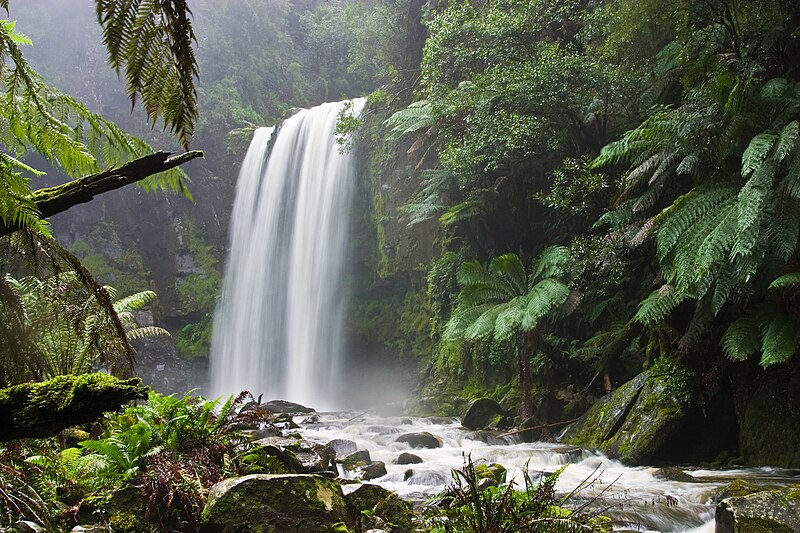
#> input picture spatial-filters/images/water-fall.jpg, 800 x 533 px
$ python -i main.py   (imports and definitions only)
#> lines starting #> are read from the running program, lines starting #| are printed output that depends on the picture; after the words box and inside, x2 and y2 are one past the last pixel; in counts of white or black regions, pixels touching at a corner belong together
#> further down, picture is the input picture: shape (533, 800, 3); mean B, G, R 80.1, 96.2, 90.9
# === Fitur Ekstraksi Warna ===
import cv2
import numpy as np
import matplotlib.pyplot as plt
from scipy.stats import kurtosis, skew
from skimage.measure import label
from tkinter import Tk
from tkinter.filedialog import askopenfilename
from datetime import datetime

# ----------------- PILIH GAMBAR DARI FILE EXPLORER -----------------
# [110 lines left out: functions pilih_gambar, histogram_warna, momen_warna, not called in this run]

# ----------------- CCV -----------------
def hitung_ccv(img, tau=100):
    """
    Menghitung dan menampilkan Color Coherence Vector (CCV) dari gambar.

    Parameter:
    - img: Gambar input
    - tau: Threshold untuk menentukan koherensi (default: 100)

    Output:
    - Menampilkan gambar asli dan hasil CCV
    - Menampilkan tabel nilai CCV untuk setiap bin
    - CCV membantu menganalisis distribusi warna dan tekstur dalam gambar
    """
#> called with tau = 100
    # Resize gambar jika terlalu besar
    max_dimension = 400  # Dimensi maksimum untuk pemrosesan
    h, w = img.shape[:2]
#> h = 533; w = 800
    if max(h, w) > max_dimension:
        scale = max_dimension / max(h, w)
#> scale = 0.5
        new_h, new_w = int(h * scale), int(w * scale)
#> new_h = 266; new_w = 400
        img = cv2.resize(img, (new_w, new_h))
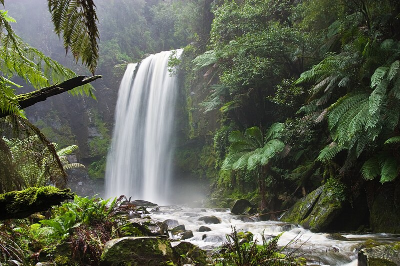
#> img: shape (266, 400, 3); mean of channels 0, 1, 2 80, 96.1, 90.8; drawn as B, G, R
        print(f"Gambar di-resize ke {new_w}x{new_h} untuk komputasi lebih cepat")
#| Gambar di-resize ke 400x266 untuk komputasi lebih cepat

    hsv = cv2.cvtColor(img, cv2.COLOR_BGR2HSV)
#> hsv: shape (266, 400, 3); mean H, S, V 54.4, 68.5, 98.6
    h, w = hsv.shape[:2]
#> h = 266; w = 400
    # Kurangi jumlah bin untuk komputasi lebih cepat
    bins = [4, 2, 2]  # Dikurangi dari [8, 3, 3]
    bin_total = np.prod(bins)

    # Kuantisasi vektor
    h_quantized = np.floor(hsv[:,:,0] * bins[0] / 180.0).astype(int)
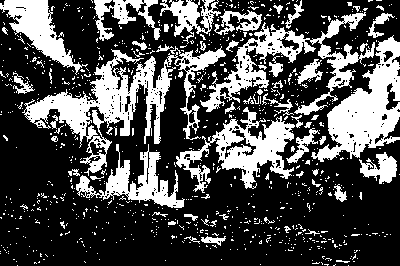
#> h_quantized: shape (266, 400) int64; values 0 (black) and 1 (white), 30.4% white; 855 white regions (794 under 20 px), largest, box (x1, y1, x2, y2) and area: (22, 46, 226, 176) 6716, (311, 35, 400, 162) 4730, (200, 12, 375, 115) 4058
    s_quantized = np.floor(hsv[:,:,1] * bins[1] / 256.0).astype(int)
#> s_quantized: shape (266, 400) int64; every value is 0
    v_quantized = np.floor(hsv[:,:,2] * bins[2] / 256.0).astype(int)

    # Hitung indeks bin untuk setiap pixel
    quantized = h_quantized * bins[1] * bins[2] + s_quantized * bins[2] + v_quantized

    alpha = np.zeros(bin_total)
    beta = np.zeros(bin_total)
    output = np.zeros_like(img)

    # Proses setiap bin
    for bin_idx in range(bin_total):
        # Dapatkan mask untuk bin saat ini
        mask = (quantized == bin_idx)
        if not np.any(mask):  # Lewati jika tidak ada pixel dalam bin ini
            continue

        # Label komponen terhubung
        labeled = label(mask.astype(np.uint8), connectivity=1)

        # Dapatkan label unik (kecuali background 0)
        unique_labels = np.unique(labeled)[1:]

        # Proses setiap region
        for region_id in unique_labels:
            region_mask = (labeled == region_id)
            size = np.sum(region_mask)

            if size >= tau:
                alpha[bin_idx] += size
                output[region_mask] = (0, 255, 0)  # Koheren - Hijau
            else:
                beta[bin_idx] += size
                output[region_mask] = (0, 0, 255)  # Tidak Koheren - Merah
#> this loop made 16 passes
#> pass 1, in hitung_ccv, `labeled = label(mask.astype(np.uint8), connectivity=1)`:
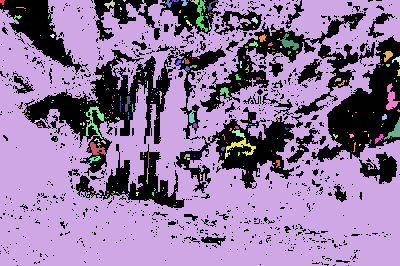
#> labeled: shape (266, 400) int64; 471 distinct labels, from 0 to 470; one colour per label, 0 black
#> after the loop:
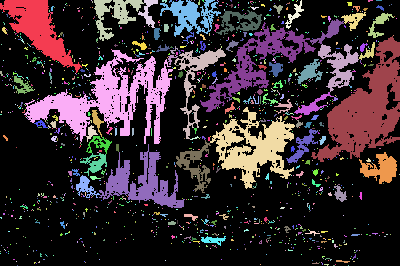
#> labeled: shape (266, 400) int64; 1357 distinct labels, from 0 to 1356; one colour per label, 0 black
#> after the loop: output: shape (266, 400, 3); mean H, S, V 0, 238.6, 16.4
#> after the loop, alpha = [72038, 0, 0, 0, 27518, 0, 0, 0, 0, 0, 0, 0, 0, 0, 0, 0]; beta = [1973, 0, 0, 0, 4871, 0, 0, 0, 0, 0, 0, 0, 0, 0, 0, 0]

    # Buat figure dengan 2 subplot
    plt.figure(figsize=(15, 6))

    # Gambar asli
    plt.subplot(1, 2, 1)
    plt.imshow(cv2.cvtColor(img, cv2.COLOR_BGR2RGB))
    plt.title("Gambar Asli")
    plt.axis('off')

    # Hasil CCV
    plt.subplot(1, 2, 2)
    plt.imshow(cv2.cvtColor(output, cv2.COLOR_BGR2RGB))
    plt.title("Hasil CCV (Hijau=Koheren, Merah=Tidak)")
    plt.axis('off')

    plt.tight_layout()
    plt.show()
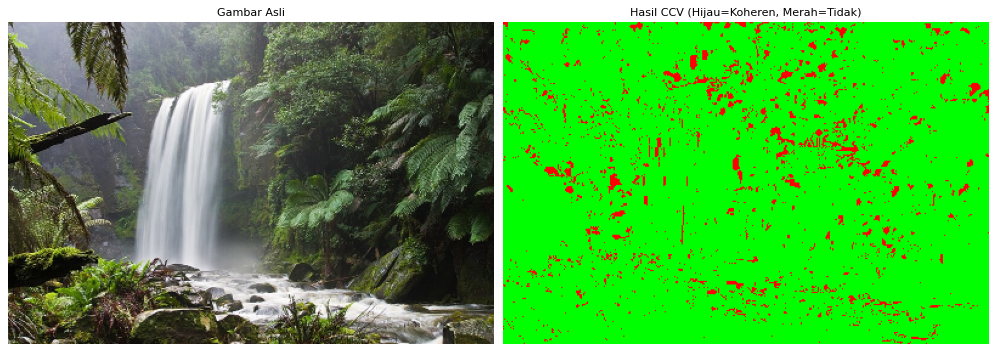
#> figure drawn by matplotlib, 2 panels

    # Buat figure untuk tampilan numerik
    plt.figure(figsize=(15, 8))
    plt.axis('off')

    # Buat data tabel
    table_data = [['Bin', 'Koheren', 'Tidak Koheren']]
    for i in range(bin_total):
        if alpha[i] > 0 or beta[i] > 0:  # Hanya tampilkan nilai non-zero
            table_data.append([str(i), str(int(alpha[i])), str(int(beta[i]))])
#> after the loop, table_data = [['Bin', 'Koheren', 'Tidak Koheren'], ['0', '72038', '1973'], ['4', '27518', '4871']]

    # Buat tabel
    table = plt.table(cellText=table_data,
                     loc='center',
                     cellLoc='center',
                     colWidths=[0.2, 0.4, 0.4])

    # Styling tabel
    table.auto_set_font_size(False)
    table.set_fontsize(12)
    table.scale(1.2, 2)

    # Styling header
    for i in range(3):
        table[(0, i)].set_facecolor('#40466e')
        table[(0, i)].set_text_props(color='white')

    # Styling sel data
    for i in range(1, len(table_data)):
        for j in range(3):
            table[(i, j)].set_facecolor('#f0f0f0' if i % 2 == 0 else 'white')
#> this loop made 2 passes

    plt.title('Analisis Color Coherence Vector (CCV)', pad=20)
    plt.tight_layout()
    plt.show()

    return alpha, beta

# [53 lines left out: functions simpan_fitur, main, not called in this run]

# ----------------- JALANKAN PROGRAM -----------------
# [2 lines not run here, left out]

>>> import cv2
>>> picture = cv2.imread('../../spatial-filters/images/water-fall.jpg')
>>> result = hitung_ccv(picture)
#> result = ([72038, 0, 0, 0, 27518, 0, 0, 0, 0, 0, 0, 0, 0, 0, 0, 0], [1973, 0, 0, 0, 4871, 0, 0, 0, 0, 0, 0, 0, 0, 0, 0, 0])
